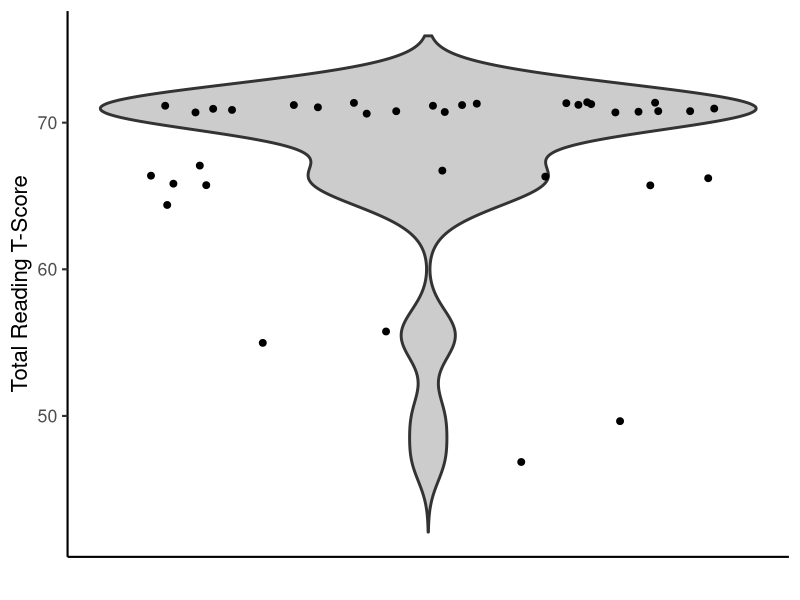

Generate this figure with R:
# Code to create a violin plot 

# Data are reading scores from patients following left-hemisphere tumor resection, published in:
# Kearney, E., Brownsett, S. L., Copland, D. A., Drummond, K. J., Jeffree, R. L., Olson, S., ... & de Zubicaray, G. I. (2023). 
# Relationships between reading performance and regional spontaneous brain activity following surgical removal of primary left-hemisphere tumors: A resting-state fMRI study. 
# Neuropsychologia, 108631.

#  load required package(s)
library(ggplot2)

# read reading scores
scores <- read.csv('readingScores.csv')

# create dummy variable of ones as x-input to ggplot function
scores$dummy <- 1

# set seed to make plot reproducible (geom_jitter uses randomization)
set.seed(3) 

# violin plot code
ggplot(scores, aes(dummy, tpost_cat_read_total)) +
  geom_violin(fill = "grey80", trim = FALSE, size = 1) +
  geom_jitter(size = 2) +
  theme_classic(base_size = 16) +
  theme(
    axis.text.x = element_blank(),
    axis.ticks.x = element_blank()) +
  ylab('Total Reading T-Score')  +
  xlab('')
